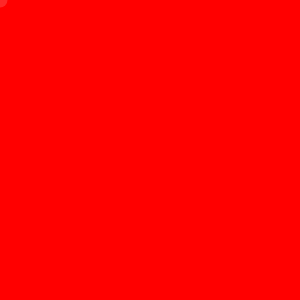
Frame 1 (no input)
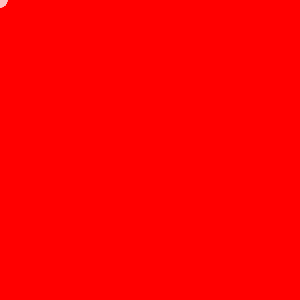
Frame 60 (no input)
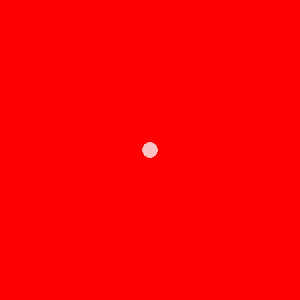
Frame 120 (the mouse pressed at the canvas centre since frame 60)

The p5.js sketch that drew these frames (run headless with seeded random() and noise() and a simulated clock; from frame 60 on, the mouse is pressed at the canvas centre):

// p5.js sketch
// ── sketch.js
//to launch ctrl + alt + l
let b_size = 140;

function setup() {
  createCanvas(300, 300);
  background(255, 0, 0);
  // put setup code here
}

function draw() {
  //  let txt = "hello";
  //  background(255, 0, 0);
  //  let first = createButton(txt);
  //  first.position(0, 0);
  //  first.mousePressed(popUp());
  noStroke();
  fill(250, 200, 200, 50)
  ellipse(mouseX, mouseY, 15, 15);
  //let second = rect(width / 2, 0, size, size);
  //  let third = rect(0, height / 2, size, size);
  //  let fourth = rect(width / 2, height / 2, size, size);
  // put drawing code here
}

function mousePressed(){
  background(255, 0, 0);
}
